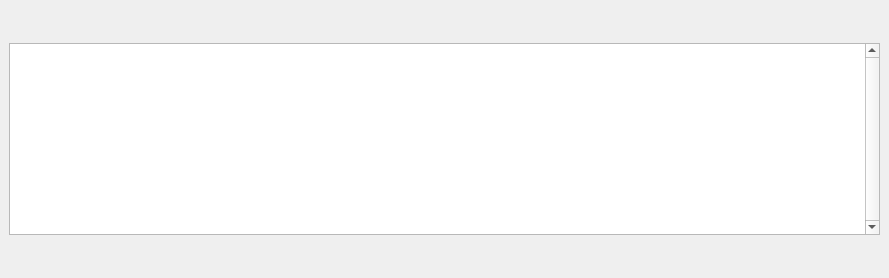
<?xml version="1.0" encoding="UTF-8"?>
<ui version="4.0">
 <class>BottomWidget</class>
 <widget class="QDockWidget" name="BottomWidget">
  <property name="geometry">
   <rect>
    <x>0</x>
    <y>0</y>
    <width>889</width>
    <height>278</height>
   </rect>
  </property>
  <property name="sizePolicy">
   <sizepolicy hsizetype="Ignored" vsizetype="Maximum">
    <horstretch>0</horstretch>
    <verstretch>0</verstretch>
   </sizepolicy>
  </property>
  <property name="windowTitle">
   <string>Logs</string>
  </property>
  <widget class="QWidget" name="dockWidgetContents">
   <layout class="QHBoxLayout" name="horizontalLayout_5">
    <item>
     <widget class="QTextEdit" name="logWidget">
      <property name="sizePolicy">
       <sizepolicy hsizetype="Preferred" vsizetype="Maximum">
        <horstretch>0</horstretch>
        <verstretch>0</verstretch>
       </sizepolicy>
      </property>
      <property name="verticalScrollBarPolicy">
       <enum>Qt::ScrollBarAlwaysOn</enum>
      </property>
      <property name="undoRedoEnabled">
       <bool>false</bool>
      </property>
      <property name="readOnly">
       <bool>true</bool>
      </property>
      <property name="textInteractionFlags">
       <set>Qt::TextSelectableByKeyboard|Qt::TextSelectableByMouse</set>
      </property>
     </widget>
    </item>
   </layout>
  </widget>
 </widget>
 <resources/>
 <connections/>
</ui>
